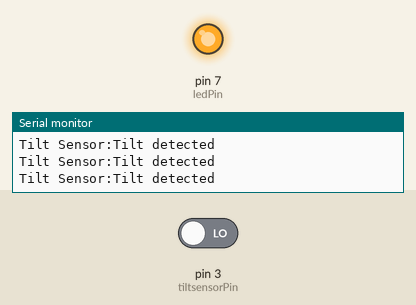
This sketch was run on a simulated Arduino Uno, built with avr-gcc and run on an emulated ATmega328P. Parts: output pins drawn as LEDs (lit = HIGH), the last lines printed to the serial monitor. Inputs (shaded band) come from the test bench; at power-on: pin 3 (tiltsensorPin) LOW.

Above: at 1.8 s.
1.9 s: pin 3 (tiltsensorPin) driven HIGH
At 3.2 s:
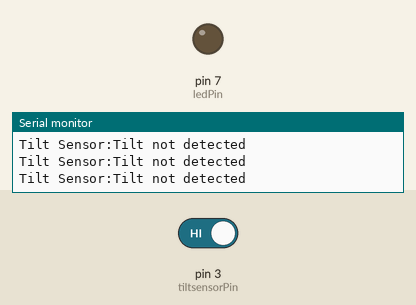
3.5 s: pin 3 (tiltsensorPin) driven LOW
At 4.5 s:
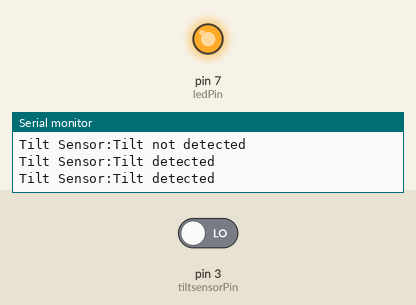
Timing chart, 0 to 6.5 s (numbered marks = the images above; inputs shaded):
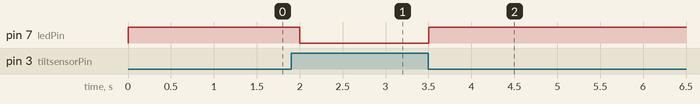

The sketch:

Tilt_Sensor.ino
```cpp
/*** Atya Technologies Pvt. Ltd. - Tilt Sensor Code ***/


// Variables declaration:
int tiltsensorPin = 3;  //Tilt sensor digital pin
int ledPin = 7;         //Built-in led, connected to D7

// the setup routine runs once when you press reset:
void setup() {
  // initialize serial communication at 9600 bits per second:
  Serial.begin(9600);
  Serial.println("Welcome to Atya Technologies Pvt. Ltd.");
  // Set tiltsensor pin as input
  pinMode(tiltsensorPin, INPUT);
  // Set led pin as output
  pinMode(ledPin, OUTPUT);
}

// the loop routine runs over and over again forever:
void loop() {
  Serial.print("Tilt Sensor:");
  if (digitalRead(tiltsensorPin)) {
    digitalWrite(ledPin, LOW);
    Serial.println("Tilt not detected");
    delay(500);
  } else {
    digitalWrite(ledPin, HIGH);
    Serial.println("Tilt detected");
    delay(500);  //add delay in milliseconds
  }
  Serial.println();
}
```

Measured:
- after the input at 1.9 s, pin 7 (ledPin): HIGH → LOW after 0.10 s
- after the input at 3.5 s, pin 7 (ledPin): LOW → HIGH at once
